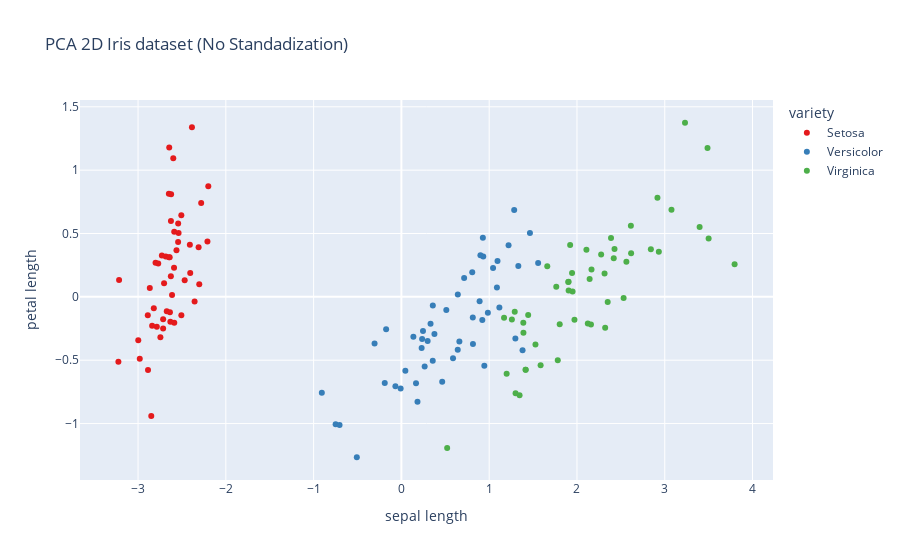

Source (notebook cell):
### Code cell
# Create a 2D scatter plot using Plotly for PCA without standardization (version 1)
fig = px.scatter(
    pca_df_2d_unscaled, 
    x='PC1', 
    y='PC2',
    color='variety',  # Use the original variety for colors
    title='PCA 2D Iris dataset (No Standadization)',
    labels={'PC1': 'sepal length', 'PC2': 'petal length'},
    color_discrete_sequence=px.colors.qualitative.Set1  # Use a qualitative color scale
)

# Show the plot
fig.show()

### Figure 1 — Plotly figure (JSON) as saved in the notebook; plotly's stock layout.template omitted (floating-point values rounded to 4 significant figures)
{"data": [{"hovertemplate": "variety=Setosa<br>sepal length=%{x}<br>petal length=%{y}<extra></extra>", "legendgroup": "Setosa", "marker": {"color": "rgb(228,26,28)", "symbol": "circle"}, "mode": "markers", "name": "Setosa", "orientation": "v", "showlegend": true, "type": "scatter", "x": [-2.684, -2.714, -2.889, -2.745, -2.729, -2.281, -2.821, -2.626, -2.886, -2.673, -2.507, -2.613, -2.786, -3.224, -2.645, -2.386, -2.624, -2.648, -2.2, -2.588, -2.31, -2.544, -3.216, -2.303, -2.356, -2.507, -2.469, -2.562, -2.64, -2.632, -2.587, -2.41, -2.649, -2.599, -2.637, -2.866, -2.625, -2.801, -2.981, -2.59, -2.77, -2.849, -2.997, -2.406, -2.209, -2.714, -2.538, -2.839, -2.543, -2.703], "xaxis": "x", "y": [0.3194, -0.177, -0.1449, -0.3183, 0.3268, 0.7413, -0.08946, 0.1634, -0.5783, -0.1138, 0.6451, 0.01473, -0.2351, -0.5114, 1.179, 1.338, 0.8107, 0.3118, 0.8728, 0.5136, 0.3913, 0.433, 0.1335, 0.09871, -0.03728, -0.146, 0.131, 0.3677, 0.312, -0.197, -0.2043, 0.4109, 0.8134, 1.093, -0.1213, 0.06936, 0.5994, 0.2686, -0.488, 0.229, 0.2635, -0.941, -0.3419, 0.1889, 0.4367, -0.2502, 0.5038, -0.2279, 0.5794, 0.1077], "yaxis": "y"}, {"hovertemplate": "variety=Versicolor<br>sepal length=%{x}<br>petal length=%{y}<extra></extra>", "legendgroup": "Versicolor", "marker": {"color": "rgb(55,126,184)", "symbol": "circle"}, "mode": "markers", "name": "Versicolor", "orientation": "v", "showlegend": true, "type": "scatter", "x": [1.285, 0.9325, 1.464, 0.1833, 1.088, 0.6417, 1.095, -0.7491, 1.044, -0.008745, -0.5078, 0.5117, 0.265, 0.9849, -0.1739, 0.9279, 0.6603, 0.2361, 0.9447, 0.04523, 1.116, 0.3579, 1.298, 0.9217, 0.7149, 0.9002, 1.332, 1.558, 0.8133, -0.3056, -0.06813, -0.1896, 0.1364, 1.38, 0.588, 0.8069, 1.221, 0.8151, 0.246, 0.1664, 0.4648, 0.8908, 0.2305, -0.7045, 0.357, 0.3319, 0.3762, 0.6426, -0.9065, 0.299], "xaxis": "x", "y": [0.6852, 0.3183, 0.5043, -0.828, 0.07459, -0.4182, 0.2835, -1.005, 0.2284, -0.7231, -1.266, -0.104, -0.55, -0.1248, -0.2549, 0.4672, -0.353, -0.3336, -0.5431, -0.5838, -0.08462, -0.06893, -0.3278, -0.1827, 0.1491, 0.3285, 0.2444, 0.2675, -0.1634, -0.3683, -0.7052, -0.6803, -0.314, -0.421, -0.4843, 0.1942, 0.4076, -0.372, -0.2685, -0.6819, -0.6707, -0.03446, -0.4044, -1.012, -0.5049, -0.2127, -0.2932, 0.01774, -0.7561, -0.3489], "yaxis": "y"}, {"hovertemplate": "variety=Virginica<br>sepal length=%{x}<br>petal length=%{y}<extra></extra>", "legendgroup": "Virginica", "marker": {"color": "rgb(77,175,74)", "symbol": "circle"}, "mode": "markers", "name": "Virginica", "orientation": "v", "showlegend": true, "type": "scatter", "x": [2.531, 1.415, 2.617, 1.972, 2.35, 3.397, 0.5212, 2.933, 2.321, 2.917, 1.662, 1.803, 2.166, 1.346, 1.586, 1.904, 1.95, 3.487, 3.796, 1.301, 2.428, 1.199, 3.5, 1.389, 2.275, 2.614, 1.259, 1.291, 2.124, 2.388, 2.842, 3.231, 2.159, 1.444, 1.781, 3.076, 2.144, 1.905, 1.169, 2.108, 2.314, 1.922, 1.415, 2.563, 2.419, 1.944, 1.527, 1.764, 1.901, 1.39], "xaxis": "x", "y": [-0.009849, -0.5749, 0.3439, -0.1797, -0.04026, 0.5508, -1.193, 0.3555, -0.2438, 0.7828, 0.2422, -0.2156, 0.2163, -0.7768, -0.5396, 0.1193, 0.04194, 1.176, 0.2573, -0.7611, 0.3782, -0.6061, 0.4607, -0.2044, 0.335, 0.5609, -0.1797, -0.1167, -0.2097, 0.4646, 0.3753, 1.374, -0.2173, -0.1434, -0.4999, 0.6881, 0.1401, 0.0493, -0.165, 0.3723, 0.1837, 0.4092, -0.5749, 0.2779, 0.3048, 0.1875, -0.3753, 0.07886, 0.1166, -0.2827], "yaxis": "y"}], "layout": {"legend": {"title": {"text": "variety"}, "tracegroupgap": 0}, "title": {"text": "PCA 2D Iris dataset (No Standadization)"}, "xaxis": {"anchor": "y", "domain": [0, 1], "title": {"text": "sepal length"}}, "yaxis": {"anchor": "x", "domain": [0, 1], "title": {"text": "petal length"}}}}
